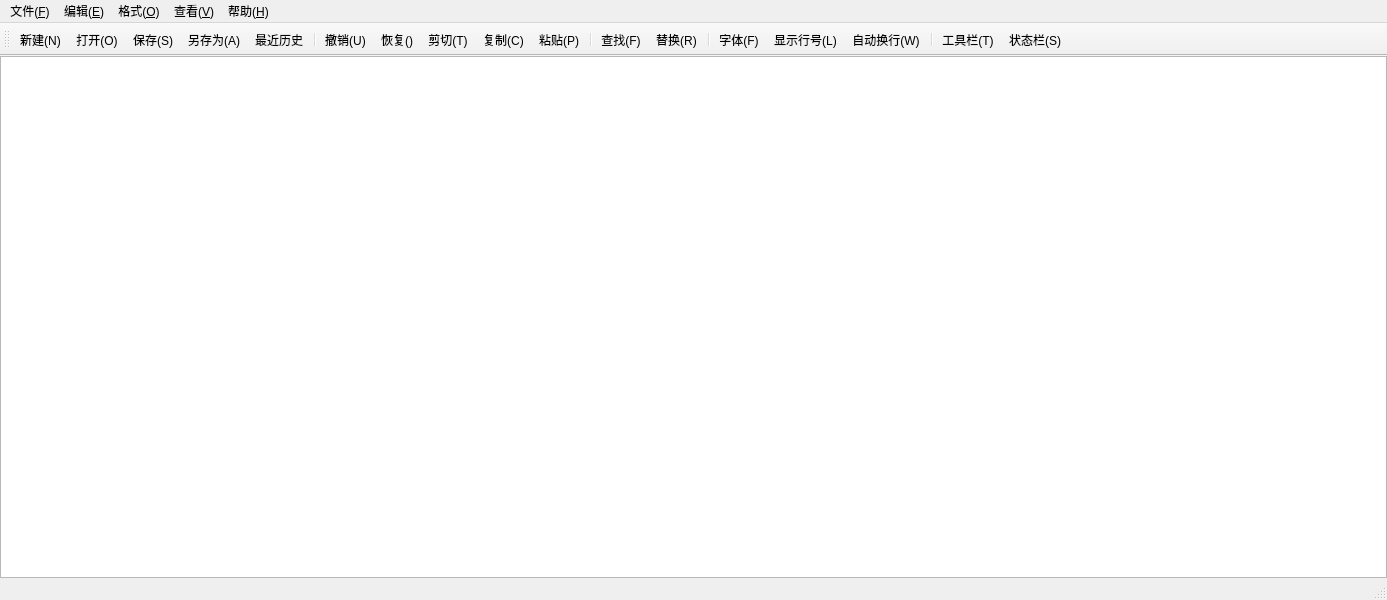
<?xml version="1.0" encoding="UTF-8"?>
<ui version="4.0">
 <class>MainWindow</class>
 <widget class="QMainWindow" name="MainWindow">
  <property name="geometry">
   <rect>
    <x>0</x>
    <y>0</y>
    <width>1387</width>
    <height>600</height>
   </rect>
  </property>
  <property name="windowTitle">
   <string>MainWindow</string>
  </property>
  <widget class="QWidget" name="centralwidget">
   <layout class="QVBoxLayout" name="verticalLayout">
    <property name="spacing">
     <number>0</number>
    </property>
    <property name="leftMargin">
     <number>0</number>
    </property>
    <property name="topMargin">
     <number>0</number>
    </property>
    <property name="rightMargin">
     <number>0</number>
    </property>
    <property name="bottomMargin">
     <number>0</number>
    </property>
    <item>
     <widget class="CodeEditor" name="textEdit"/>
    </item>
   </layout>
  </widget>
  <widget class="QMenuBar" name="menubar">
   <property name="geometry">
    <rect>
     <x>0</x>
     <y>0</y>
     <width>1387</width>
     <height>23</height>
    </rect>
   </property>
   <widget class="QMenu" name="menu_F">
    <property name="title">
     <string>文件(&amp;F)</string>
    </property>
    <addaction name="actionNew"/>
    <addaction name="actionOpen"/>
    <addaction name="actionSave"/>
    <addaction name="actionSaveAs"/>
    <addaction name="actionHistory"/>
    <addaction name="separator"/>
    <addaction name="actionExit"/>
   </widget>
   <widget class="QMenu" name="menu_E">
    <property name="title">
     <string>编辑(&amp;E)</string>
    </property>
    <addaction name="actionUndo"/>
    <addaction name="actionRedo"/>
    <addaction name="actionCut"/>
    <addaction name="actionCopy"/>
    <addaction name="actionPaste"/>
    <addaction name="separator"/>
    <addaction name="actionFind"/>
    <addaction name="actionReplace"/>
    <addaction name="separator"/>
    <addaction name="actionSelectAll"/>
   </widget>
   <widget class="QMenu" name="menu_O">
    <property name="title">
     <string>格式(&amp;O)</string>
    </property>
    <addaction name="actionLineWrap"/>
    <addaction name="actionShowLineNumber"/>
    <addaction name="actionFont"/>
    <addaction name="actionFontColor"/>
    <addaction name="separator"/>
    <addaction name="actionFontBackgroundColor"/>
    <addaction name="actionEditorBackgroundColor"/>
   </widget>
   <widget class="QMenu" name="menu_V">
    <property name="title">
     <string>查看(&amp;V)</string>
    </property>
    <addaction name="actionShowToolBar"/>
    <addaction name="actionShowStatusBar"/>
   </widget>
   <widget class="QMenu" name="menu_H">
    <property name="title">
     <string>帮助(&amp;H)</string>
    </property>
    <addaction name="actionAbout"/>
   </widget>
   <addaction name="menu_F"/>
   <addaction name="menu_E"/>
   <addaction name="menu_O"/>
   <addaction name="menu_V"/>
   <addaction name="menu_H"/>
  </widget>
  <widget class="QStatusBar" name="statusbar"/>
  <widget class="QToolBar" name="toolBar">
   <property name="windowTitle">
    <string>toolBar</string>
   </property>
   <property name="toolButtonStyle">
    <enum>Qt::ToolButtonTextUnderIcon</enum>
   </property>
   <attribute name="toolBarArea">
    <enum>TopToolBarArea</enum>
   </attribute>
   <attribute name="toolBarBreak">
    <bool>false</bool>
   </attribute>
   <addaction name="actionNew"/>
   <addaction name="actionOpen"/>
   <addaction name="actionSave"/>
   <addaction name="actionSaveAs"/>
   <addaction name="actionHistory"/>
   <addaction name="separator"/>
   <addaction name="actionUndo"/>
   <addaction name="actionRedo"/>
   <addaction name="actionCut"/>
   <addaction name="actionCopy"/>
   <addaction name="actionPaste"/>
   <addaction name="separator"/>
   <addaction name="actionFind"/>
   <addaction name="actionReplace"/>
   <addaction name="separator"/>
   <addaction name="actionFont"/>
   <addaction name="actionShowLineNumber"/>
   <addaction name="actionLineWrap"/>
   <addaction name="separator"/>
   <addaction name="actionShowToolBar"/>
   <addaction name="actionShowStatusBar"/>
  </widget>
  <action name="actionNew">
   <property name="icon">
    <iconset resource="notepad.qrc">
     <normaloff>:/img/new-file.png</normaloff>:/img/new-file.png</iconset>
   </property>
   <property name="text">
    <string>新建(&amp;N)</string>
   </property>
   <property name="toolTip">
    <string>新建</string>
   </property>
   <property name="shortcut">
    <string>Ctrl+N</string>
   </property>
  </action>
  <action name="actionOpen">
   <property name="icon">
    <iconset resource="notepad.qrc">
     <normaloff>:/img/folder.png</normaloff>:/img/folder.png</iconset>
   </property>
   <property name="text">
    <string>打开(&amp;O)</string>
   </property>
   <property name="toolTip">
    <string>打开</string>
   </property>
   <property name="shortcut">
    <string>Ctrl+O</string>
   </property>
  </action>
  <action name="actionSave">
   <property name="icon">
    <iconset resource="notepad.qrc">
     <normaloff>:/img/save.png</normaloff>:/img/save.png</iconset>
   </property>
   <property name="text">
    <string>保存(&amp;S)</string>
   </property>
   <property name="toolTip">
    <string>保存</string>
   </property>
   <property name="shortcut">
    <string>Ctrl+S</string>
   </property>
  </action>
  <action name="actionSaveAs">
   <property name="icon">
    <iconset resource="notepad.qrc">
     <normaloff>:/img/save-as.png</normaloff>:/img/save-as.png</iconset>
   </property>
   <property name="text">
    <string>另存为(&amp;A)</string>
   </property>
   <property name="toolTip">
    <string>另存为</string>
   </property>
  </action>
  <action name="actionExit">
   <property name="text">
    <string>退出(&amp;X)</string>
   </property>
   <property name="toolTip">
    <string>退出</string>
   </property>
  </action>
  <action name="actionUndo">
   <property name="icon">
    <iconset resource="notepad.qrc">
     <normaloff>:/img/undo.png</normaloff>:/img/undo.png</iconset>
   </property>
   <property name="text">
    <string>撤销(&amp;U)</string>
   </property>
   <property name="toolTip">
    <string>撤销</string>
   </property>
   <property name="shortcut">
    <string>Ctrl+Shift+Z</string>
   </property>
  </action>
  <action name="actionCut">
   <property name="icon">
    <iconset resource="notepad.qrc">
     <normaloff>:/img/cut.png</normaloff>:/img/cut.png</iconset>
   </property>
   <property name="text">
    <string>剪切(&amp;T)</string>
   </property>
   <property name="toolTip">
    <string>剪切</string>
   </property>
   <property name="shortcut">
    <string>Ctrl+Shift+X</string>
   </property>
  </action>
  <action name="actionCopy">
   <property name="icon">
    <iconset resource="notepad.qrc">
     <normaloff>:/img/copy.png</normaloff>:/img/copy.png</iconset>
   </property>
   <property name="text">
    <string>复制(&amp;C)</string>
   </property>
   <property name="toolTip">
    <string>复制</string>
   </property>
   <property name="shortcut">
    <string>Ctrl+Shift+C</string>
   </property>
  </action>
  <action name="actionPaste">
   <property name="icon">
    <iconset resource="notepad.qrc">
     <normaloff>:/img/paste.png</normaloff>:/img/paste.png</iconset>
   </property>
   <property name="text">
    <string>粘贴(&amp;P)</string>
   </property>
   <property name="toolTip">
    <string>粘贴</string>
   </property>
   <property name="shortcut">
    <string>Ctrl+Shift+V</string>
   </property>
  </action>
  <action name="actionFind">
   <property name="icon">
    <iconset resource="notepad.qrc">
     <normaloff>:/img/find-file.png</normaloff>:/img/find-file.png</iconset>
   </property>
   <property name="text">
    <string>查找(&amp;F)</string>
   </property>
   <property name="toolTip">
    <string>查找</string>
   </property>
   <property name="shortcut">
    <string>Ctrl+F</string>
   </property>
  </action>
  <action name="actionReplace">
   <property name="icon">
    <iconset resource="notepad.qrc">
     <normaloff>:/img/replace.png</normaloff>:/img/replace.png</iconset>
   </property>
   <property name="text">
    <string>替换(&amp;R)</string>
   </property>
   <property name="toolTip">
    <string>替换</string>
   </property>
   <property name="shortcut">
    <string>Ctrl+H</string>
   </property>
  </action>
  <action name="actionFont">
   <property name="icon">
    <iconset resource="notepad.qrc">
     <normaloff>:/img/font.png</normaloff>:/img/font.png</iconset>
   </property>
   <property name="text">
    <string>字体(&amp;F)</string>
   </property>
   <property name="toolTip">
    <string>字体</string>
   </property>
  </action>
  <action name="actionLineWrap">
   <property name="checkable">
    <bool>true</bool>
   </property>
   <property name="icon">
    <iconset resource="notepad.qrc">
     <normaloff>:/img/linewrap.png</normaloff>:/img/linewrap.png</iconset>
   </property>
   <property name="text">
    <string>自动换行(&amp;W)</string>
   </property>
   <property name="toolTip">
    <string>自动换行</string>
   </property>
  </action>
  <action name="actionShowToolBar">
   <property name="checkable">
    <bool>true</bool>
   </property>
   <property name="icon">
    <iconset resource="notepad.qrc">
     <normaloff>:/img/toolbar.png</normaloff>:/img/toolbar.png</iconset>
   </property>
   <property name="text">
    <string>工具栏(&amp;T)</string>
   </property>
   <property name="toolTip">
    <string>工具栏</string>
   </property>
  </action>
  <action name="actionShowStatusBar">
   <property name="checkable">
    <bool>true</bool>
   </property>
   <property name="icon">
    <iconset resource="notepad.qrc">
     <normaloff>:/img/status.png</normaloff>:/img/status.png</iconset>
   </property>
   <property name="text">
    <string>状态栏(&amp;S)</string>
   </property>
   <property name="toolTip">
    <string>状态栏</string>
   </property>
  </action>
  <action name="actionRedo">
   <property name="icon">
    <iconset resource="notepad.qrc">
     <normaloff>:/img/redo.png</normaloff>:/img/redo.png</iconset>
   </property>
   <property name="text">
    <string>恢复(&amp;)</string>
   </property>
   <property name="toolTip">
    <string>恢复</string>
   </property>
   <property name="shortcut">
    <string>Alt+Shift+Z</string>
   </property>
  </action>
  <action name="actionSelectAll">
   <property name="text">
    <string>全选(&amp;A)</string>
   </property>
   <property name="toolTip">
    <string>全选</string>
   </property>
   <property name="shortcut">
    <string>Ctrl+A</string>
   </property>
  </action>
  <action name="actionShowLineNumber">
   <property name="checkable">
    <bool>true</bool>
   </property>
   <property name="icon">
    <iconset resource="notepad.qrc">
     <normaloff>:/img/showlinenumber.png</normaloff>:/img/showlinenumber.png</iconset>
   </property>
   <property name="text">
    <string>显示行号(&amp;L)</string>
   </property>
   <property name="toolTip">
    <string>显示行号</string>
   </property>
   <property name="shortcut">
    <string>Ctrl+L</string>
   </property>
  </action>
  <action name="actionAbout">
   <property name="text">
    <string>关于(&amp;A)</string>
   </property>
   <property name="toolTip">
    <string>关于</string>
   </property>
  </action>
  <action name="actionFontColor">
   <property name="text">
    <string>字体颜色</string>
   </property>
   <property name="toolTip">
    <string>设置字体颜色</string>
   </property>
  </action>
  <action name="actionEditorBackgroundColor">
   <property name="text">
    <string>编辑器背景色</string>
   </property>
   <property name="toolTip">
    <string>设置编辑器背景色</string>
   </property>
  </action>
  <action name="actionFontBackgroundColor">
   <property name="text">
    <string>字体背景色</string>
   </property>
   <property name="toolTip">
    <string>设置字体背景色</string>
   </property>
  </action>
  <action name="actionHistory">
   <property name="checkable">
    <bool>false</bool>
   </property>
   <property name="icon">
    <iconset resource="notepad.qrc">
     <normaloff>:/img/history.png</normaloff>:/img/history.png</iconset>
   </property>
   <property name="text">
    <string>最近历史</string>
   </property>
   <property name="toolTip">
    <string>最近历史</string>
   </property>
   <property name="shortcut">
    <string>Ctrl+H</string>
   </property>
  </action>
 </widget>
 <customwidgets>
  <customwidget>
   <class>CodeEditor</class>
   <extends>QPlainTextEdit</extends>
   <header location="global">codeeditor.h</header>
  </customwidget>
 </customwidgets>
 <resources>
  <include location="notepad.qrc"/>
 </resources>
 <connections/>
</ui>
